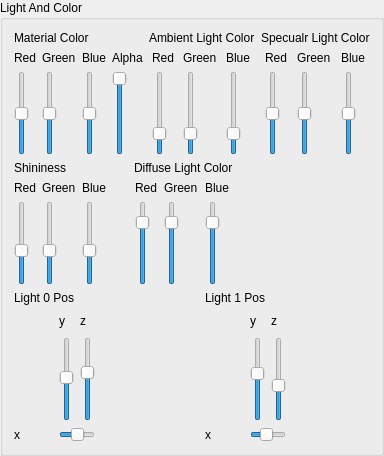
     <widget class="QGroupBox" name="Light_Color">
      <property name="title">
       <string>Light And Color</string>
      </property>
      <layout class="QGridLayout" name="gridLayout_18">
       <item row="0" column="0" colspan="2">
        <layout class="QGridLayout" name="gridLayout_7">
         <item row="1" column="0">
          <widget class="QLabel" name="label_26">
           <property name="text">
            <string>Red</string>
           </property>
          </widget>
         </item>
         <item row="1" column="1">
          <widget class="QLabel" name="label_27">
           <property name="text">
            <string>Green</string>
           </property>
          </widget>
         </item>
         <item row="1" column="2">
          <widget class="QLabel" name="label_28">
           <property name="text">
            <string>Blue</string>
           </property>
          </widget>
         </item>
         <item row="1" column="3">
          <widget class="QLabel" name="label_42">
           <property name="text">
            <string>Alpha</string>
           </property>
          </widget>
         </item>
         <item row="2" column="0">
          <widget class="QSlider" name="MCRed">
           <property name="maximum">
            <number>100</number>
           </property>
           <property name="value">
            <number>50</number>
           </property>
           <property name="orientation">
            <enum>Qt::Vertical</enum>
           </property>
          </widget>
         </item>
         <item row="2" column="1">
          <widget class="QSlider" name="MCGreen">
           <property name="maximum">
            <number>100</number>
           </property>
           <property name="value">
            <number>50</number>
           </property>
           <property name="orientation">
            <enum>Qt::Vertical</enum>
           </property>
          </widget>
         </item>
         <item row="2" column="2">
          <widget class="QSlider" name="MCBlue">
           <property name="maximum">
            <number>100</number>
           </property>
           <property name="value">
            <number>50</number>
           </property>
           <property name="orientation">
            <enum>Qt::Vertical</enum>
           </property>
          </widget>
         </item>
         <item row="2" column="3">
          <widget class="QSlider" name="MCAlpha">
           <property name="maximum">
            <number>100</number>
           </property>
           <property name="value">
            <number>100</number>
           </property>
           <property name="orientation">
            <enum>Qt::Vertical</enum>
           </property>
          </widget>
         </item>
         <item row="0" column="0" colspan="3">
          <widget class="QLabel" name="label_29">
           <property name="text">
            <string>Material Color</string>
           </property>
          </widget>
         </item>
        </layout>
       </item>
       <item row="0" column="2" colspan="2">
        <layout class="QGridLayout" name="gridLayout_9">
         <item row="0" column="0">
          <widget class="QLabel" name="label_30">
           <property name="text">
            <string>Ambient Light Color</string>
           </property>
          </widget>
         </item>
         <item row="1" column="0">
          <layout class="QGridLayout" name="gridLayout_10">
           <item row="0" column="0">
            <widget class="QLabel" name="label_31">
             <property name="text">
              <string>Red</string>
             </property>
            </widget>
           </item>
           <item row="0" column="1">
            <widget class="QLabel" name="label_32">
             <property name="text">
              <string>Green</string>
             </property>
            </widget>
           </item>
           <item row="0" column="2">
            <widget class="QLabel" name="label_33">
             <property name="text">
              <string>Blue</string>
             </property>
            </widget>
           </item>
           <item row="1" column="0">
            <widget class="QSlider" name="ALCRed">
             <property name="maximum">
              <number>100</number>
             </property>
             <property name="value">
              <number>20</number>
             </property>
             <property name="orientation">
              <enum>Qt::Vertical</enum>
             </property>
            </widget>
           </item>
           <item row="1" column="1">
            <widget class="QSlider" name="ALCGreen">
             <property name="maximum">
              <number>100</number>
             </property>
             <property name="value">
              <number>20</number>
             </property>
             <property name="orientation">
              <enum>Qt::Vertical</enum>
             </property>
            </widget>
           </item>
           <item row="1" column="2">
            <widget class="QSlider" name="ALCBlue">
             <property name="maximum">
              <number>100</number>
             </property>
             <property name="value">
              <number>20</number>
             </property>
             <property name="orientation">
              <enum>Qt::Vertical</enum>
             </property>
            </widget>
           </item>
          </layout>
         </item>
        </layout>
       </item>
       <item row="0" column="4">
        <layout class="QGridLayout" name="gridLayout_11">
         <item row="0" column="0">
          <widget class="QLabel" name="label_34">
           <property name="text">
            <string>Specualr Light Color</string>
           </property>
          </widget>
         </item>
         <item row="1" column="0">
          <layout class="QGridLayout" name="gridLayout_12">
           <item row="0" column="0">
            <widget class="QLabel" name="label_35">
             <property name="text">
              <string>Red</string>
             </property>
            </widget>
           </item>
           <item row="0" column="1">
            <widget class="QLabel" name="label_36">
             <property name="text">
              <string>Green</string>
             </property>
            </widget>
           </item>
           <item row="0" column="2">
            <widget class="QLabel" name="label_37">
             <property name="text">
              <string>Blue</string>
             </property>
            </widget>
           </item>
           <item row="1" column="0">
            <widget class="QSlider" name="SLCRed">
             <property name="maximum">
              <number>100</number>
             </property>
             <property name="value">
              <number>50</number>
             </property>
             <property name="orientation">
              <enum>Qt::Vertical</enum>
             </property>
            </widget>
           </item>
           <item row="1" column="1">
            <widget class="QSlider" name="SLCGreen">
             <property name="maximum">
              <number>100</number>
             </property>
             <property name="value">
              <number>50</number>
             </property>
             <property name="orientation">
              <enum>Qt::Vertical</enum>
             </property>
            </widget>
           </item>
           <item row="1" column="2">
            <widget class="QSlider" name="SLCBlue">
             <property name="maximum">
              <number>100</number>
             </property>
             <property name="value">
              <number>50</number>
             </property>
             <property name="orientation">
              <enum>Qt::Vertical</enum>
             </property>
            </widget>
           </item>
          </layout>
         </item>
        </layout>
       </item>
       <item row="1" column="0">
        <layout class="QGridLayout" name="gridLayout_13">
         <item row="0" column="0">
          <widget class="QLabel" name="label_38">
           <property name="text">
            <string>Shininess</string>
           </property>
          </widget>
         </item>
         <item row="1" column="0">
          <layout class="QGridLayout" name="gridLayout_14">
           <item row="0" column="0">
            <widget class="QLabel" name="label_39">
             <property name="text">
              <string>Red</string>
             </property>
            </widget>
           </item>
           <item row="0" column="1">
            <widget class="QLabel" name="label_40">
             <property name="text">
              <string>Green</string>
             </property>
            </widget>
           </item>
           <item row="0" column="2">
            <widget class="QLabel" name="label_41">
             <property name="text">
              <string>Blue</string>
             </property>
            </widget>
           </item>
           <item row="1" column="0">
            <widget class="QSlider" name="ShinRed">
             <property name="minimum">
              <number>0</number>
             </property>
             <property name="maximum">
              <number>128</number>
             </property>
             <property name="value">
              <number>50</number>
             </property>
             <property name="orientation">
              <enum>Qt::Vertical</enum>
             </property>
            </widget>
           </item>
           <item row="1" column="1">
            <widget class="QSlider" name="ShinGreen">
             <property name="maximum">
              <number>128</number>
             </property>
             <property name="value">
              <number>50</number>
             </property>
             <property name="orientation">
              <enum>Qt::Vertical</enum>
             </property>
            </widget>
           </item>
           <item row="1" column="2">
            <widget class="QSlider" name="ShinBlue">
             <property name="maximum">
              <number>128</number>
             </property>
             <property name="value">
              <number>50</number>
             </property>
             <property name="orientation">
              <enum>Qt::Vertical</enum>
             </property>
            </widget>
           </item>
          </layout>
         </item>
        </layout>
       </item>
       <item row="1" column="1" colspan="3">
        <layout class="QGridLayout" name="gridLayout_15">
         <item row="1" column="0">
          <layout class="QGridLayout" name="gridLayout_16">
           <item row="0" column="2">
            <widget class="QLabel" name="label_46">
             <property name="text">
              <string>Blue</string>
             </property>
            </widget>
           </item>
           <item row="0" column="0">
            <widget class="QLabel" name="label_44">
             <property name="text">
              <string>Red</string>
             </property>
            </widget>
           </item>
           <item row="1" column="2">
            <widget class="QSlider" name="DiffBlue">
             <property name="maximum">
              <number>100</number>
             </property>
             <property name="value">
              <number>80</number>
             </property>
             <property name="orientation">
              <enum>Qt::Vertical</enum>
             </property>
            </widget>
           </item>
           <item row="1" column="0">
            <widget class="QSlider" name="DiffRed">
             <property name="maximum">
              <number>100</number>
             </property>
             <property name="value">
              <number>80</number>
             </property>
             <property name="sliderPosition">
              <number>80</number>
             </property>
             <property name="orientation">
              <enum>Qt::Vertical</enum>
             </property>
            </widget>
           </item>
           <item row="1" column="1">
            <widget class="QSlider" name="DiffGreen">
             <property name="maximum">
              <number>100</number>
             </property>
             <property name="value">
              <number>80</number>
             </property>
             <property name="sliderPosition">
              <number>80</number>
             </property>
             <property name="orientation">
              <enum>Qt::Vertical</enum>
             </property>
            </widget>
           </item>
           <item row="0" column="1">
            <widget class="QLabel" name="label_45">
             <property name="text">
              <string>Green</string>
             </property>
            </widget>
           </item>
          </layout>
         </item>
         <item row="0" column="0">
          <widget class="QLabel" name="label_43">
           <property name="text">
            <string>Diffuse Light Color</string>
           </property>
          </widget>
         </item>
        </layout>
       </item>
       <item row="2" column="0" colspan="3">
        <layout class="QGridLayout" name="gridLayout_8">
         <item row="2" column="1">
          <widget class="QSlider" name="Light0Y">
           <property name="minimum">
            <number>-25</number>
           </property>
           <property name="maximum">
            <number>25</number>
           </property>
           <property name="value">
            <number>1</number>
           </property>
           <property name="orientation">
            <enum>Qt::Vertical</enum>
           </property>
          </widget>
         </item>
         <item row="3" column="1" colspan="2">
          <widget class="QSlider" name="Light0X">
           <property name="minimum">
            <number>-25</number>
           </property>
           <property name="maximum">
            <number>25</number>
           </property>
           <property name="orientation">
            <enum>Qt::Horizontal</enum>
           </property>
          </widget>
         </item>
         <item row="1" column="1">
          <widget class="QLabel" name="label_48">
           <property name="text">
            <string>y</string>
           </property>
          </widget>
         </item>
         <item row="3" column="0">
          <widget class="QLabel" name="label_47">
           <property name="text">
            <string>x</string>
           </property>
          </widget>
         </item>
         <item row="0" column="0" colspan="2">
          <widget class="QLabel" name="label_50">
           <property name="text">
            <string>Light 0 Pos</string>
           </property>
          </widget>
         </item>
         <item row="1" column="2">
          <widget class="QLabel" name="label_49">
           <property name="text">
            <string>z</string>
           </property>
          </widget>
         </item>
         <item row="2" column="2">
          <widget class="QSlider" name="Light0Z">
           <property name="minimum">
            <number>-25</number>
           </property>
           <property name="maximum">
            <number>25</number>
           </property>
           <property name="value">
            <number>5</number>
           </property>
           <property name="orientation">
            <enum>Qt::Vertical</enum>
           </property>
          </widget>
         </item>
         <item row="1" column="3">
          <spacer name="horizontalSpacer_3">
           <property name="orientation">
            <enum>Qt::Horizontal</enum>
           </property>
           <property name="sizeHint" stdset="0">
            <size>
             <width>40</width>
             <height>20</height>
            </size>
           </property>
          </spacer>
         </item>
        </layout>
       </item>
       <item row="2" column="3" colspan="2">
        <layout class="QGridLayout" name="gridLayout_17">
         <item row="1" column="1">
          <widget class="QLabel" name="label_52">
           <property name="text">
            <string>y</string>
           </property>
          </widget>
         </item>
         <item row="3" column="0">
          <widget class="QLabel" name="label_54">
           <property name="text">
            <string>x</string>
           </property>
          </widget>
         </item>
         <item row="3" column="1" colspan="2">
          <widget class="QSlider" name="Light1X">
           <property name="minimum">
            <number>-25</number>
           </property>
           <property name="maximum">
            <number>25</number>
           </property>
           <property name="value">
            <number>-3</number>
           </property>
           <property name="orientation">
            <enum>Qt::Horizontal</enum>
           </property>
          </widget>
         </item>
         <item row="1" column="2">
          <widget class="QLabel" name="label_53">
           <property name="text">
            <string>z</string>
           </property>
          </widget>
         </item>
         <item row="2" column="1">
          <widget class="QSlider" name="Light1Y">
           <property name="minimum">
            <number>-25</number>
           </property>
           <property name="maximum">
            <number>25</number>
           </property>
           <property name="value">
            <number>4</number>
           </property>
           <property name="orientation">
            <enum>Qt::Vertical</enum>
           </property>
          </widget>
         </item>
         <item row="0" column="0" colspan="2">
          <widget class="QLabel" name="label_51">
           <property name="text">
            <string>Light 1 Pos</string>
           </property>
          </widget>
         </item>
         <item row="2" column="2">
          <widget class="QSlider" name="Light1Z">
           <property name="minimum">
            <number>-25</number>
           </property>
           <property name="maximum">
            <number>25</number>
           </property>
           <property name="value">
            <number>-5</number>
           </property>
           <property name="orientation">
            <enum>Qt::Vertical</enum>
           </property>
          </widget>
         </item>
         <item row="1" column="3">
          <spacer name="horizontalSpacer_4">
           <property name="orientation">
            <enum>Qt::Horizontal</enum>
           </property>
           <property name="sizeHint" stdset="0">
            <size>
             <width>40</width>
             <height>20</height>
            </size>
           </property>
          </spacer>
         </item>
        </layout>
       </item>
      </layout>
      <zorder>MCRed</zorder>
      <zorder>MCGreen</zorder>
      <zorder>MCBlue</zorder>
      <zorder>label_26</zorder>
      <zorder>label_27</zorder>
      <zorder>label_28</zorder>
      <zorder>label_29</zorder>
      <zorder>layoutWidget</zorder>
      <zorder>layoutWidget_2</zorder>
      <zorder>layoutWidget_3</zorder>
      <zorder>MCAlpha</zorder>
      <zorder>label_42</zorder>
      <zorder>layoutWidget_4</zorder>
      <zorder>label_29</zorder>
      <zorder>label_43</zorder>
      <zorder>Light0X</zorder>
      <zorder>Light0Y</zorder>
      <zorder>Light0Z</zorder>
      <zorder>label_47</zorder>
      <zorder>label_48</zorder>
      <zorder>label_49</zorder>
      <zorder>label_50</zorder>
      <zorder>layoutWidget_5</zorder>
     </widget>
